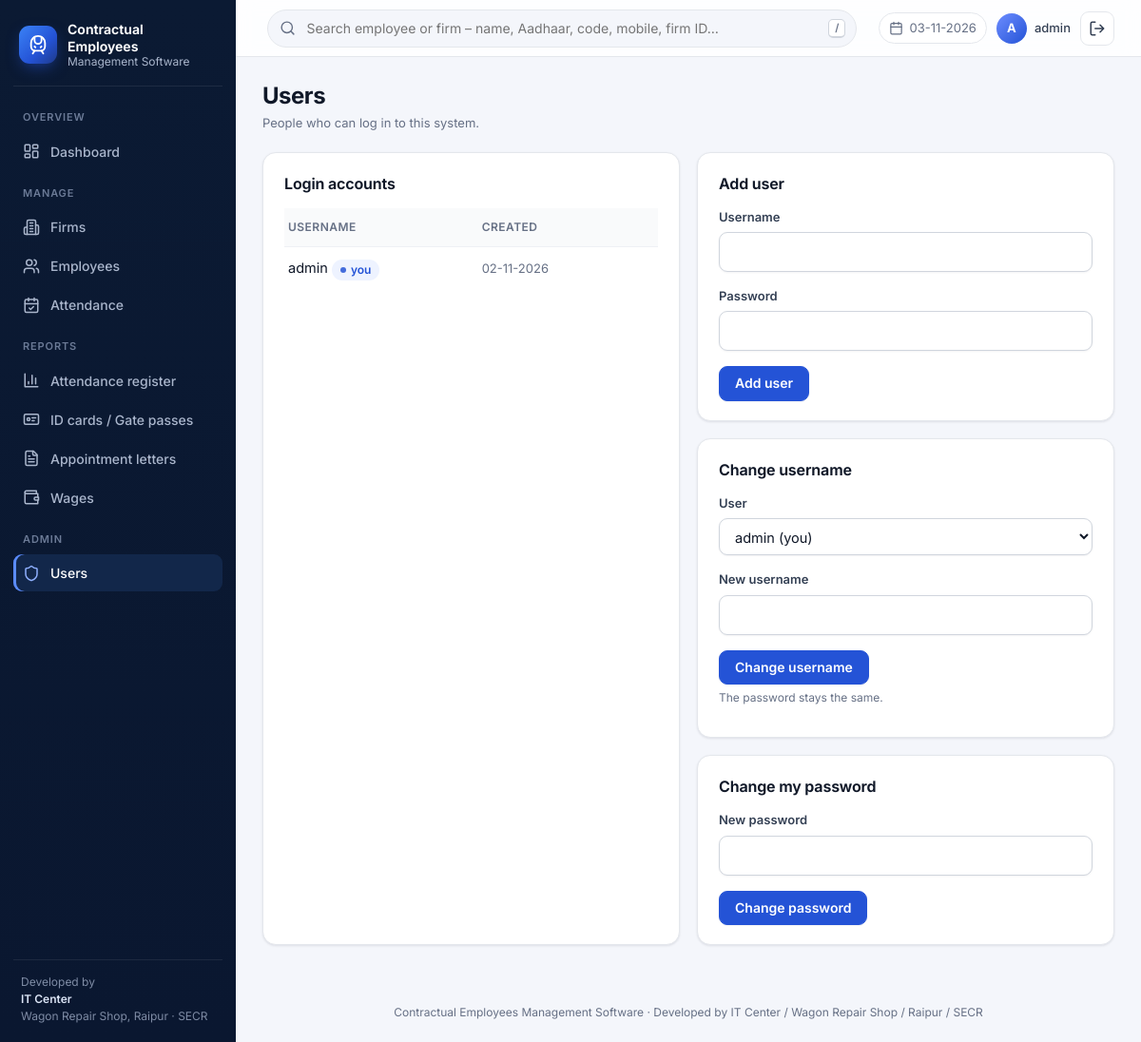
The app's page /users (signed in) with its own data.
### tables this page shows
CREATE TABLE users (
    id INTEGER PRIMARY KEY AUTOINCREMENT,
    username TEXT UNIQUE NOT NULL,
    password_hash TEXT NOT NULL,
    created_at TEXT DEFAULT CURRENT_TIMESTAMP
);

### app.py (the view, shortened to what this page needs)
@app.route("/users", methods=["GET", "POST"])
@login_required
def users():
    db = get_db()
    rows = db.execute("SELECT id, username, created_at FROM users ORDER BY username").fetchall()
    return render_template("users.html", users=rows)

### app.py (called while the page is built)
def get_db():
    if "db" not in g:
        g.db = sqlite3.connect(DB_PATH)
        g.db.row_factory = sqlite3.Row
        g.db.execute("PRAGMA foreign_keys = ON")
    return g.db

def parse_date(value):
    try:
        return datetime.strptime(value, "%Y-%m-%d").date()
    except (TypeError, ValueError):
        return None

@app.template_filter("dmy")
def dmy(value):
    d = parse_date(value) if isinstance(value, str) else value
    return d.strftime("%d-%m-%Y") if d else "-"

def icon(name, size=18):
    return Markup(f'<svg class="icon" width="{size}" height="{size}" viewBox="0 0 24 24" fill="none" '
                  f'stroke="currentColor" stroke-width="2" stroke-linecap="round" stroke-linejoin="round" '
                  f'aria-hidden="true">{_ICONS[name]}</svg>')

def login_required(view):
    @wraps(view)
    def wrapped(*args, **kwargs):
        if not session.get("user_id"):
            return redirect(url_for("login", next=request.path))
        return view(*args, **kwargs)
    return wrapped

@app.before_request
def guard():
    if request.endpoint == "static":
        return
    has_user = get_db().execute("SELECT 1 FROM users LIMIT 1").fetchone()
    if not has_user and request.endpoint != "setup":
        return redirect(url_for("setup"))
    if request.method == "POST":
        token = request.form.get("csrf_token")
        if not token or token != session.get("csrf_token"):
            abort(400, "Form expired. Please go back, reload the page and try again.")

@app.context_processor
def inject_csrf():
    if "csrf_token" not in session:
        session["csrf_token"] = secrets.token_hex(16)
    return {"csrf_token": session["csrf_token"], "today": date.today().isoformat()}

### templates/users.html (shortened to what this page needs)
{% extends "base.html" %}
{% block content %}
<div class="page-head"><div><h1>Users</h1><p class="muted small">People who can log in to this system.</p></div></div>
<div class="grid grid-2">
  <div class="card">
    <h2>Login accounts</h2>
    <table>
      <tr><th>Username</th><th>Created</th><th></th></tr>
      {% for u in users %}
      <tr>
        <td>{{ u.username }}{% if u.id == session.user_id %} <span class="badge info">you</span>{% endif %}</td>
        <td class="small muted">{{ u.created_at[:10] | dmy }}</td>
        <td style="text-align:right">
        </td>
      </tr>
      {% endfor %}
    </table>
  </div>
  <div>
    <div class="card">
      <h2>Add user</h2>
      <form method="post">
        <div class="row">
          <div><label>Username</label><input type="text" name="username" required></div>
          <div><label>Password</label><input type="password" name="password" required minlength="6"></div>
        </div>
        <button class="btn">Add user</button>
      </form>
    </div>
    <div class="card">
      <h2>Change username</h2>
      <form method="post">
        <div class="row">
          <div><label>User</label>
            <select name="user_id">{% for u in users %}<option value="{{ u.id }}" {{ 'selected' if u.id == session.user_id }}>{{ u.username }}{{ ' (you)' if u.id == session.user_id }}</option>{% endfor %}</select></div>
          <div><label>New username</label><input type="text" name="username" required autocomplete="off"></div>
        </div>
        <button class="btn">Change username</button>
        <p class="hint">The password stays the same.</p>
      </form>
    </div>
    <div class="card">
      <h2>Change my password</h2>
      <form method="post">
        <div class="row"><div><label>New password</label><input type="password" name="password" required minlength="6"></div></div>
        <button class="btn">Change password</button>
      </form>
    </div>
  </div>
</div>
{% endblock %}

### templates/base.html (shortened to what this page needs)
<!doctype html>
<html lang="en">
<head>
  <link rel="stylesheet" href="{{ url_for('static', filename='style.css') }}">
</head>
<body class="{{ 'app' if session.user_id else 'auth-body' }}">
{% if session.user_id %}
{% set ep = request.endpoint or '' %}
<aside class="sidebar no-print" id="sidebar">
  <a class="brand" href="{{ url_for('dashboard') }}">
    <span class="logo">{{ icon('train', 22) }}</span>
    <span class="brand-text">Contractual Employees<small>Management Software</small></span>
  </a>
  <nav class="side-nav">
    <div class="nav-section">Overview</div>
    <a href="{{ url_for('dashboard') }}" class="{{ 'active' if ep == 'dashboard' }}">{{ icon('dashboard') }}Dashboard</a>
    <div class="nav-section">Manage</div>
    <a href="{{ url_for('firms') }}" class="{{ 'active' if ep.startswith('firm') }}">{{ icon('building') }}Firms</a>
    <a href="{{ url_for('employees') }}" class="{{ 'active' if ep.startswith('employee') }}">{{ icon('users') }}Employees</a>
    <a href="{{ url_for('attendance') }}" class="{{ 'active' if ep == 'attendance' }}">{{ icon('calendar-check') }}Attendance</a>
    <div class="nav-section">Reports</div>
    <a href="{{ url_for('attendance_report') }}" class="{{ 'active' if ep == 'attendance_report' }}">{{ icon('chart') }}Attendance register</a>
    {% set doc_kind = request.view_args.kind if ep == 'print_documents' else '' %}
    <a href="{{ url_for('print_documents', kind='id-cards') }}" class="{{ 'active' if doc_kind == 'id-cards' }}">{{ icon('id-card') }}ID cards / Gate passes</a>
    <a href="{{ url_for('print_documents', kind='appointment-letters') }}" class="{{ 'active' if doc_kind == 'appointment-letters' }}">{{ icon('file-text') }}Appointment letters</a>
    <a href="{{ url_for('wages') }}" class="{{ 'active' if ep.startswith('wage') or ep == 'payslip' }}">{{ icon('wallet') }}Wages</a>
    <div class="nav-section">Admin</div>
    <a href="{{ url_for('users') }}" class="{{ 'active' if ep == 'users' }}">{{ icon('shield') }}Users</a>
  </nav>
  <div class="side-foot">
    <div class="org">Developed by<br><strong>IT Center</strong><br>Wagon Repair Shop, Raipur · SECR</div>
  </div>
</aside>
<div class="shell">
  <header class="appbar no-print">
    <form class="global-search" action="{{ url_for('search') }}" method="get" role="search" autocomplete="off">
      <input type="search" name="q" id="globalSearch" value="{{ request.args.q if ep == 'search' else '' }}"
             placeholder="Search employee or firm – name, Aadhaar, code, mobile, firm ID…"
             aria-label="Search employees and firms" aria-autocomplete="list" aria-controls="searchResults" aria-expanded="false">
      <kbd class="search-key">/</kbd>
    </form>
    <div class="appbar-right">
      <span class="today-chip">{{ icon('calendar', 15) }}{{ today | dmy }}</span>
      <span class="user-chip" title="Logged in as {{ session.username }}"><span class="user-avatar">{{ session.username[:1] | upper }}</span><span class="user-name">{{ session.username }}</span></span>
      <form method="post" action="{{ url_for('logout') }}" class="inline">
        <button class="icon-btn" title="Log out" aria-label="Log out">{{ icon('logout', 18) }}</button>
      </form>
    </div>
  </header>
{% endif %}
<main class="container">
  {% block content %}{% endblock %}
</main>
<footer class="app-footer no-print">{{ APP_NAME }} · Developed by {{ DEVELOPED_BY }}</footer>
{% if session.user_id %}
</div>
{% endif %}
</body>
</html>

### records on screen
users: username "admin", shows "you", created_at "02-11-2026"

### other values on screen
{{ session.username[:1] | upper }} "A"
{{ APP_NAME }} "Contractual Employees Management Software"
{{ DEVELOPED_BY }} "IT Center / Wagon Repair Shop / Raipur / SECR"
form field user_id "admin (you)"
